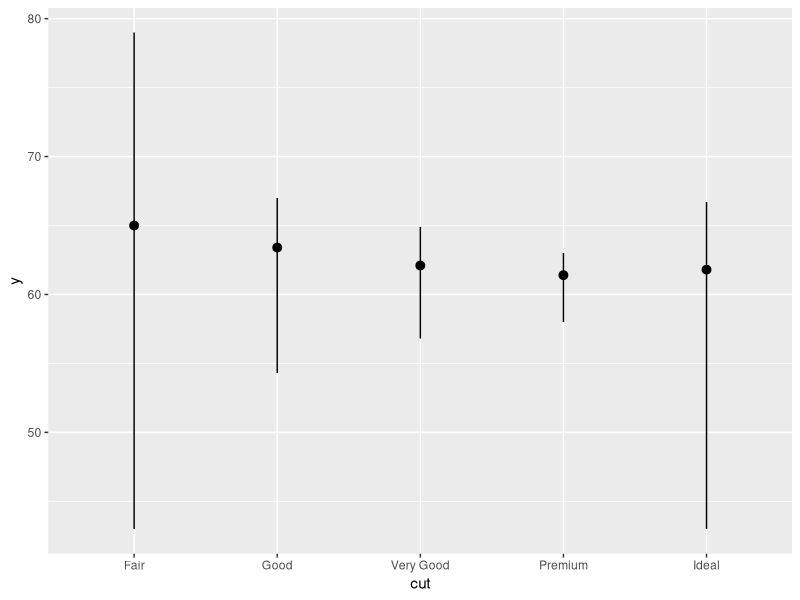
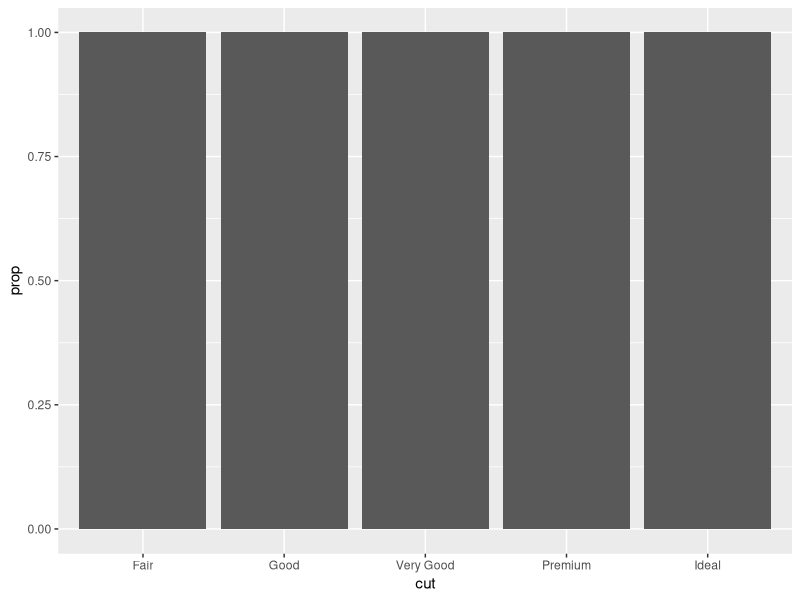
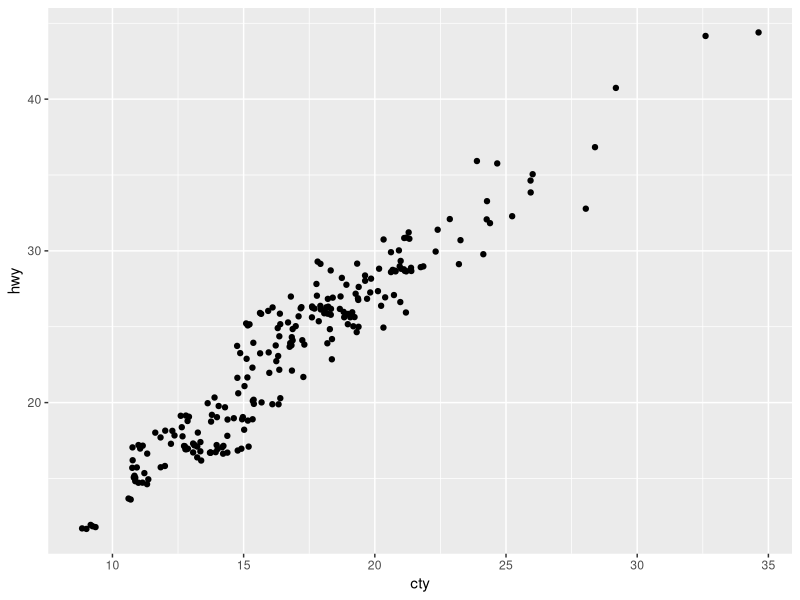
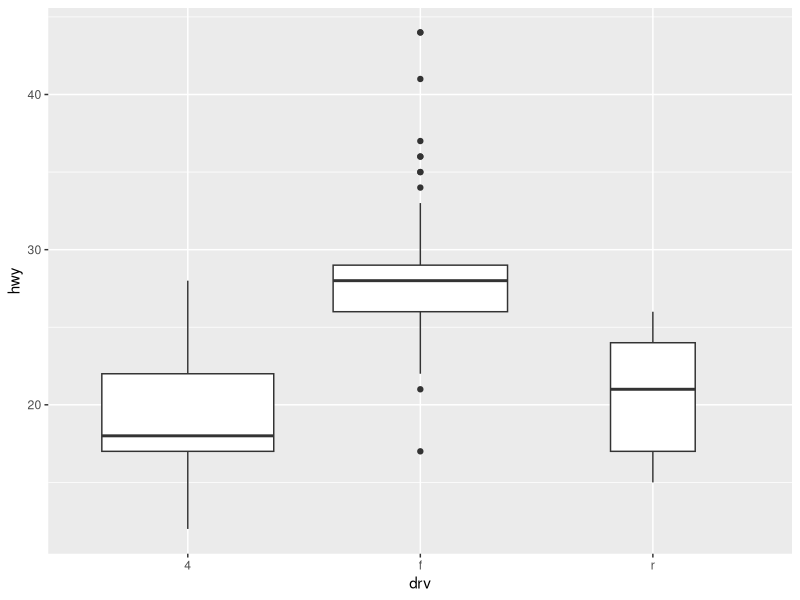
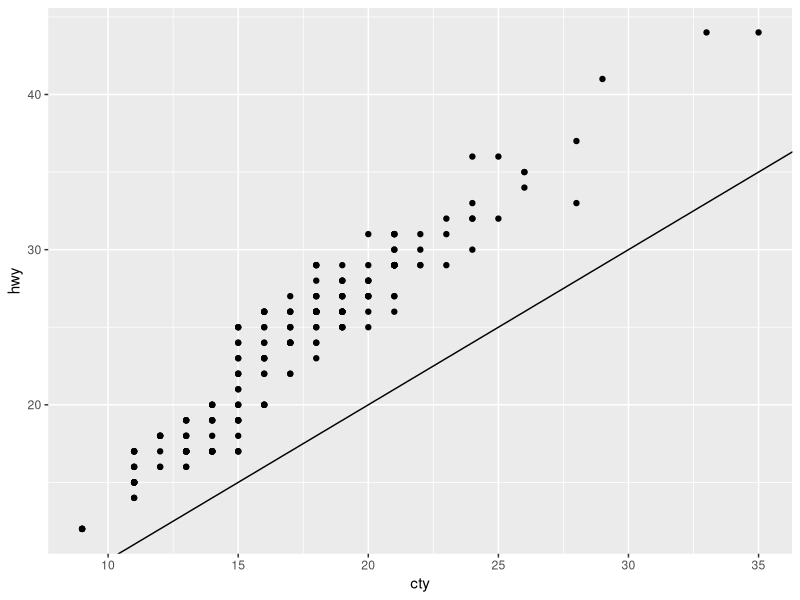

Here is the R script that generated these plots, in order:
library(tidyverse)

diamonds |> 
  group_by(cut) |> 
  summarise(
    ymin = min(depth),
    y = median(depth),
    ymax = max(depth),
    .groups = "drop"
  ) |> 
  ggplot(aes(x = cut, y = y, ymin = ymin, ymax = ymax)) +
  geom_pointrange()

ggplot(diamonds, aes(x = cut, y = after_stat(prop))) + 
  geom_bar()

View(mpg)

ggplot(mpg, aes(x = cty, y = hwy)) +
  geom_jitter()

ggplot(mpg, aes(x = drv, y = hwy)) +
  geom_boxplot(varwidth = TRUE)

ggplot(data = mpg, mapping = aes(x = cty, y = hwy)) +
  geom_point() + 
  geom_abline()
